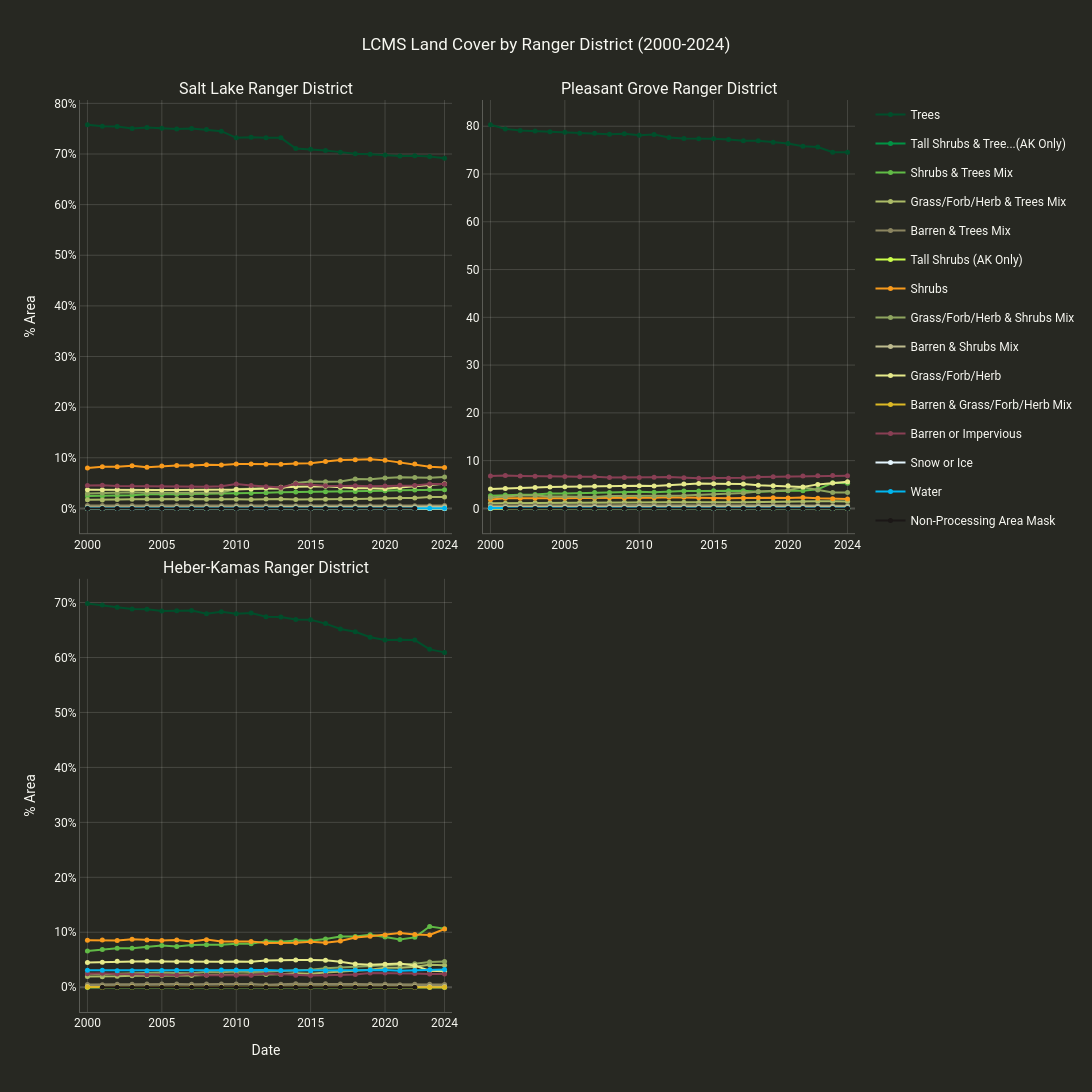

Notebook cell for this chart:
### Markdown cell above
---
## Inline Summary Across Multiple Summary Areas

* `summarize_and_chart` with `feature_label` + `ee.ImageCollection` produces **per-feature time series subplots**
* Each feature gets its own subplot, with shared x-axis and consistent legend
* For `ee.Image` + `feature_label`, a grouped bar chart is produced instead
* This section demonstrates both chart types across different summary areas

### Code cell
# LCMS Land Cover time series across ranger districts (per-feature subplots)
result = cl.summarize_and_chart(
    lcms.select(['Land_Cover']).filter(ee.Filter.calendarRange(2000, 2024, 'year')),
    uwc_districts.limit(3),
    feature_label='DISTRICTNA',
    title='LCMS Land Cover by Ranger District (2000-2024)',
    scale=60,
    width=900,
)
per_feature_dfs, fig = result['df'], result['chart']
fig.show()
for name, feat_df in per_feature_dfs.items():
    print(f'\n--- {name} ---')
    display(feat_df.tail(3))

### Figure 1 — Plotly figure (JSON) as saved in the notebook; plotly's stock layout.template omitted (floating-point values rounded to 4 significant figures)
{"data": [{"legendgroup": "Trees", "line": {"color": "#004e2b", "width": 2}, "marker": {"color": "#004e2b", "size": 5}, "mode": "lines+markers", "name": "Trees", "showlegend": true, "type": "scatter", "x": [2000, 2001, 2002, 2003, 2004, 2005, 2006, 2007, 2008, 2009, 2010, 2011, 2012, 2013, 2014, 2015, 2016, 2017, 2018, 2019, 2020, 2021, 2022, 2023, 2024], "xaxis": "x", "y": [75.77, 75.48, 75.42, 75.02, 75.25, 75.08, 74.92, 75.03, 74.82, 74.51, 73.19, 73.31, 73.23, 73.19, 71.09, 70.96, 70.69, 70.37, 70.06, 69.95, 69.78, 69.62, 69.66, 69.5, 69.15], "yaxis": "y"}, {"legendgroup": "Tall Shrubs & Tree...(AK Only)", "line": {"color": "#009344", "width": 2}, "marker": {"color": "#009344", "size": 5}, "mode": "lines+markers", "name": "Tall Shrubs & Tree...(AK Only)", "showlegend": true, "type": "scatter", "x": [2000, 2001, 2002, 2003, 2004, 2005, 2006, 2007, 2008, 2009, 2010, 2011, 2012, 2013, 2014, 2015, 2016, 2017, 2018, 2019, 2020, 2021, 2022, 2023, 2024], "xaxis": "x", "y": [0, 0, 0, 0, 0, 0, 0, 0, 0, 0, 0, 0, 0, 0, 0, 0, 0, 0, 0, 0, 0, 0, 0, 0, 0], "yaxis": "y"}, {"legendgroup": "Shrubs & Trees Mix", "line": {"color": "#61bb46", "width": 2}, "marker": {"color": "#61bb46", "size": 5}, "mode": "lines+markers", "name": "Shrubs & Trees Mix", "showlegend": true, "type": "scatter", "x": [2000, 2001, 2002, 2003, 2004, 2005, 2006, 2007, 2008, 2009, 2010, 2011, 2012, 2013, 2014, 2015, 2016, 2017, 2018, 2019, 2020, 2021, 2022, 2023, 2024], "xaxis": "x", "y": [2.44, 2.47, 2.48, 2.59, 2.79, 2.75, 2.8, 2.86, 2.88, 2.95, 2.98, 3.01, 3.07, 3.21, 3.24, 3.27, 3.27, 3.38, 3.35, 3.45, 3.51, 3.58, 3.65, 3.73, 3.7], "yaxis": "y"}, {"legendgroup": "Grass/Forb/Herb & Trees Mix", "line": {"color": "#acbb67", "width": 2}, "marker": {"color": "#acbb67", "size": 5}, "mode": "lines+markers", "name": "Grass/Forb/Herb & Trees Mix", "showlegend": true, "type": "scatter", "x": [2000, 2001, 2002, 2003, 2004, 2005, 2006, 2007, 2008, 2009, 2010, 2011, 2012, 2013, 2014, 2015, 2016, 2017, 2018, 2019, 2020, 2021, 2022, 2023, 2024], "xaxis": "x", "y": [1.73, 1.68, 1.77, 1.8, 1.84, 1.83, 1.85, 1.87, 1.82, 1.88, 1.8, 1.78, 1.87, 1.87, 1.78, 1.77, 1.79, 1.88, 1.87, 1.91, 2.02, 2.04, 2.05, 2.23, 2.24], "yaxis": "y"}, {"legendgroup": "Barren & Trees Mix", "line": {"color": "#8b8560", "width": 2}, "marker": {"color": "#8b8560", "size": 5}, "mode": "lines+markers", "name": "Barren & Trees Mix", "showlegend": true, "type": "scatter", "x": [2000, 2001, 2002, 2003, 2004, 2005, 2006, 2007, 2008, 2009, 2010, 2011, 2012, 2013, 2014, 2015, 2016, 2017, 2018, 2019, 2020, 2021, 2022, 2023, 2024], "xaxis": "x", "y": [0.56, 0.56, 0.59, 0.6, 0.58, 0.6, 0.58, 0.54, 0.57, 0.56, 0.57, 0.55, 0.54, 0.55, 0.51, 0.52, 0.55, 0.53, 0.53, 0.52, 0.53, 0.51, 0.51, 0.54, 0.57], "yaxis": "y"}, {"legendgroup": "Tall Shrubs (AK Only)", "line": {"color": "#cafd4b", "width": 2}, "marker": {"color": "#cafd4b", "size": 5}, "mode": "lines+markers", "name": "Tall Shrubs (AK Only)", "showlegend": true, "type": "scatter", "x": [2000, 2001, 2002, 2003, 2004, 2005, 2006, 2007, 2008, 2009, 2010, 2011, 2012, 2013, 2014, 2015, 2016, 2017, 2018, 2019, 2020, 2021, 2022, 2023, 2024], "xaxis": "x", "y": [0, 0, 0, 0, 0, 0, 0, 0, 0, 0, 0, 0, 0, 0, 0, 0, 0, 0, 0, 0, 0, 0, 0, 0, 0], "yaxis": "y"}, {"legendgroup": "Shrubs", "line": {"color": "#f89a1c", "width": 2}, "marker": {"color": "#f89a1c", "size": 5}, "mode": "lines+markers", "name": "Shrubs", "showlegend": true, "type": "scatter", "x": [2000, 2001, 2002, 2003, 2004, 2005, 2006, 2007, 2008, 2009, 2010, 2011, 2012, 2013, 2014, 2015, 2016, 2017, 2018, 2019, 2020, 2021, 2022, 2023, 2024], "xaxis": "x", "y": [7.99, 8.23, 8.25, 8.43, 8.14, 8.38, 8.48, 8.47, 8.63, 8.57, 8.76, 8.75, 8.73, 8.72, 8.86, 8.92, 9.27, 9.55, 9.61, 9.71, 9.49, 9.08, 8.76, 8.21, 8.09], "yaxis": "y"}, {"legendgroup": "Grass/Forb/Herb & Shrubs Mix", "line": {"color": "#8fa55f", "width": 2}, "marker": {"color": "#8fa55f", "size": 5}, "mode": "lines+markers", "name": "Grass/Forb/Herb & Shrubs Mix", "showlegend": true, "type": "scatter", "x": [2000, 2001, 2002, 2003, 2004, 2005, 2006, 2007, 2008, 2009, 2010, 2011, 2012, 2013, 2014, 2015, 2016, 2017, 2018, 2019, 2020, 2021, 2022, 2023, 2024], "xaxis": "x", "y": [2.97, 3.06, 3.05, 3.21, 3.11, 3.11, 3.09, 2.99, 3.07, 3.14, 3.85, 3.9, 3.93, 3.85, 5.03, 5.3, 5.28, 5.34, 5.79, 5.77, 5.99, 6.14, 6.09, 6.06, 6.21], "yaxis": "y"}, {"legendgroup": "Barren & Shrubs Mix", "line": {"color": "#bebb8e", "width": 2}, "marker": {"color": "#bebb8e", "size": 5}, "mode": "lines+markers", "name": "Barren & Shrubs Mix", "showlegend": true, "type": "scatter", "x": [2000, 2001, 2002, 2003, 2004, 2005, 2006, 2007, 2008, 2009, 2010, 2011, 2012, 2013, 2014, 2015, 2016, 2017, 2018, 2019, 2020, 2021, 2022, 2023, 2024], "xaxis": "x", "y": [0.23, 0.22, 0.22, 0.24, 0.22, 0.25, 0.24, 0.25, 0.26, 0.27, 0.26, 0.26, 0.25, 0.26, 0.26, 0.25, 0.27, 0.27, 0.27, 0.27, 0.28, 0.29, 0.3, 0.33, 0.33], "yaxis": "y"}, {"legendgroup": "Grass/Forb/Herb", "line": {"color": "#e5e98a", "width": 2}, "marker": {"color": "#e5e98a", "size": 5}, "mode": "lines+markers", "name": "Grass/Forb/Herb", "showlegend": true, "type": "scatter", "x": [2000, 2001, 2002, 2003, 2004, 2005, 2006, 2007, 2008, 2009, 2010, 2011, 2012, 2013, 2014, 2015, 2016, 2017, 2018, 2019, 2020, 2021, 2022, 2023, 2024], "xaxis": "x", "y": [3.71, 3.67, 3.72, 3.62, 3.63, 3.63, 3.65, 3.66, 3.61, 3.68, 3.72, 3.84, 4.03, 4.17, 4.3, 4.33, 4.36, 4.2, 3.96, 3.96, 3.9, 4.14, 4.37, 4.51, 4.86], "yaxis": "y"}, {"legendgroup": "Barren & Grass/Forb/Herb Mix", "line": {"color": "#ddb925", "width": 2}, "marker": {"color": "#ddb925", "size": 5}, "mode": "lines+markers", "name": "Barren & Grass/Forb/Herb Mix", "showlegend": true, "type": "scatter", "x": [2000, 2001, 2002, 2003, 2004, 2005, 2006, 2007, 2008, 2009, 2010, 2011, 2012, 2013, 2014, 2015, 2016, 2017, 2018, 2019, 2020, 2021, 2022, 2023, 2024], "xaxis": "x", "y": [0.03, 0.02, 0.03, 0.03, 0.02, 0.02, 0.02, 0.02, 0.02, 0.02, 0.02, 0.01, 0.02, 0.03, 0.02, 0.02, 0.02, 0.02, 0.02, 0.02, 0.02, 0.01, 0.01, 0.01, 0.01], "yaxis": "y"}, {"legendgroup": "Barren or Impervious", "line": {"color": "#893f54", "width": 2}, "marker": {"color": "#893f54", "size": 5}, "mode": "lines+markers", "name": "Barren or Impervious", "showlegend": true, "type": "scatter", "x": [2000, 2001, 2002, 2003, 2004, 2005, 2006, 2007, 2008, 2009, 2010, 2011, 2012, 2013, 2014, 2015, 2016, 2017, 2018, 2019, 2020, 2021, 2022, 2023, 2024], "xaxis": "x", "y": [4.53, 4.56, 4.43, 4.42, 4.37, 4.31, 4.31, 4.26, 4.28, 4.39, 4.81, 4.55, 4.29, 4.13, 4.87, 4.62, 4.47, 4.42, 4.5, 4.4, 4.43, 4.56, 4.55, 4.83, 4.8], "yaxis": "y"}, {"legendgroup": "Snow or Ice", "line": {"color": "#e4f5fd", "width": 2}, "marker": {"color": "#e4f5fd", "size": 5}, "mode": "lines+markers", "name": "Snow or Ice", "showlegend": true, "type": "scatter", "x": [2000, 2001, 2002, 2003, 2004, 2005, 2006, 2007, 2008, 2009, 2010, 2011, 2012, 2013, 2014, 2015, 2016, 2017, 2018, 2019, 2020, 2021, 2022, 2023, 2024], "xaxis": "x", "y": [0.0, 0.0, 0.0, 0.0, 0.0, 0.0, 0.0, 0.0, 0.0, 0.0, 0.0, 0.0, 0.0, 0.0, 0.0, 0.0, 0.0, 0.0, 0.0, 0.0, 0.0, 0.0, 0.0, 0.0, 0.0], "yaxis": "y"}, {"legendgroup": "Water", "line": {"color": "#00b6f0", "width": 2}, "marker": {"color": "#00b6f0", "size": 5}, "mode": "lines+markers", "name": "Water", "showlegend": true, "type": "scatter", "x": [2000, 2001, 2002, 2003, 2004, 2005, 2006, 2007, 2008, 2009, 2010, 2011, 2012, 2013, 2014, 2015, 2016, 2017, 2018, 2019, 2020, 2021, 2022, 2023, 2024], "xaxis": "x", "y": [0.04, 0.04, 0.04, 0.04, 0.04, 0.04, 0.04, 0.04, 0.04, 0.04, 0.04, 0.04, 0.04, 0.04, 0.04, 0.04, 0.04, 0.04, 0.04, 0.04, 0.04, 0.04, 0.04, 0.04, 0.04], "yaxis": "y"}, {"legendgroup": "Non-Processing Area Mask", "line": {"color": "#1b1716", "width": 2}, "marker": {"color": "#1b1716", "size": 5}, "mode": "lines+markers", "name": "Non-Processing Area Mask", "showlegend": true, "type": "scatter", "x": [2000, 2001, 2002, 2003, 2004, 2005, 2006, 2007, 2008, 2009, 2010, 2011, 2012, 2013, 2014, 2015, 2016, 2017, 2018, 2019, 2020, 2021, 2022, 2023, 2024], "xaxis": "x", "y": [0.0, 0.0, 0.0, 0.0, 0.0, 0.0, 0.0, 0.0, 0.0, 0.0, 0.0, 0.0, 0.0, 0.0, 0.0, 0.0, 0.0, 0.0, 0.0, 0.0, 0.0, 0.0, 0.0, NaN, NaN], "yaxis": "y"}, {"legendgroup": "Trees", "line": {"color": "#004e2b", "width": 2}, "marker": {"color": "#004e2b", "size": 5}, "mode": "lines+markers", "name": "Trees", "showlegend": false, "type": "scatter", "x": [2000, 2001, 2002, 2003, 2004, 2005, 2006, 2007, 2008, 2009, 2010, 2011, 2012, 2013, 2014, 2015, 2016, 2017, 2018, 2019, 2020, 2021, 2022, 2023, 2024], "xaxis": "x2", "y": [80.3, 79.44, 79.09, 78.98, 78.86, 78.73, 78.54, 78.52, 78.3, 78.44, 78.12, 78.27, 77.65, 77.43, 77.4, 77.4, 77.21, 76.97, 76.94, 76.62, 76.4, 75.81, 75.63, 74.55, 74.57], "yaxis": "y2"}, {"legendgroup": "Tall Shrubs & Tree...(AK Only)", "line": {"color": "#009344", "width": 2}, "marker": {"color": "#009344", "size": 5}, "mode": "lines+markers", "name": "Tall Shrubs & Tree...(AK Only)", "showlegend": false, "type": "scatter", "x": [2000, 2001, 2002, 2003, 2004, 2005, 2006, 2007, 2008, 2009, 2010, 2011, 2012, 2013, 2014, 2015, 2016, 2017, 2018, 2019, 2020, 2021, 2022, 2023, 2024], "xaxis": "x2", "y": [0, 0, 0, 0, 0, 0, 0, 0, 0, 0, 0, 0, 0, 0, 0, 0, 0, 0, 0, 0, 0, 0, 0, 0, 0], "yaxis": "y2"}, {"legendgroup": "Shrubs & Trees Mix", "line": {"color": "#61bb46", "width": 2}, "marker": {"color": "#61bb46", "size": 5}, "mode": "lines+markers", "name": "Shrubs & Trees Mix", "showlegend": false, "type": "scatter", "x": [2000, 2001, 2002, 2003, 2004, 2005, 2006, 2007, 2008, 2009, 2010, 2011, 2012, 2013, 2014, 2015, 2016, 2017, 2018, 2019, 2020, 2021, 2022, 2023, 2024], "xaxis": "x2", "y": [2.67, 2.82, 2.88, 2.9, 3.14, 3.14, 3.19, 3.31, 3.33, 3.3, 3.49, 3.38, 3.54, 3.62, 3.67, 3.7, 3.69, 3.72, 3.48, 3.64, 3.69, 3.68, 4.0, 5.37, 5.26], "yaxis": "y2"}, {"legendgroup": "Grass/Forb/Herb & Trees Mix", "line": {"color": "#acbb67", "width": 2}, "marker": {"color": "#acbb67", "size": 5}, "mode": "lines+markers", "name": "Grass/Forb/Herb & Trees Mix", "showlegend": false, "type": "scatter", "x": [2000, 2001, 2002, 2003, 2004, 2005, 2006, 2007, 2008, 2009, 2010, 2011, 2012, 2013, 2014, 2015, 2016, 2017, 2018, 2019, 2020, 2021, 2022, 2023, 2024], "xaxis": "x2", "y": [1.07, 1.1, 1.12, 1.16, 1.2, 1.22, 1.26, 1.27, 1.28, 1.27, 1.27, 1.25, 1.28, 1.3, 1.26, 1.29, 1.28, 1.3, 1.36, 1.39, 1.42, 1.42, 1.48, 1.49, 1.47], "yaxis": "y2"}, {"legendgroup": "Barren & Trees Mix", "line": {"color": "#8b8560", "width": 2}, "marker": {"color": "#8b8560", "size": 5}, "mode": "lines+markers", "name": "Barren & Trees Mix", "showlegend": false, "type": "scatter", "x": [2000, 2001, 2002, 2003, 2004, 2005, 2006, 2007, 2008, 2009, 2010, 2011, 2012, 2013, 2014, 2015, 2016, 2017, 2018, 2019, 2020, 2021, 2022, 2023, 2024], "xaxis": "x2", "y": [0.61, 0.64, 0.63, 0.66, 0.66, 0.66, 0.66, 0.63, 0.69, 0.69, 0.71, 0.66, 0.64, 0.65, 0.66, 0.68, 0.67, 0.69, 0.67, 0.67, 0.66, 0.64, 0.61, 0.58, 0.58], "yaxis": "y2"}, {"legendgroup": "Tall Shrubs (AK Only)", "line": {"color": "#cafd4b", "width": 2}, "marker": {"color": "#cafd4b", "size": 5}, "mode": "lines+markers", "name": "Tall Shrubs (AK Only)", "showlegend": false, "type": "scatter", "x": [2000, 2001, 2002, 2003, 2004, 2005, 2006, 2007, 2008, 2009, 2010, 2011, 2012, 2013, 2014, 2015, 2016, 2017, 2018, 2019, 2020, 2021, 2022, 2023, 2024], "xaxis": "x2", "y": [0, 0, 0, 0, 0, 0, 0, 0, 0, 0, 0, 0, 0, 0, 0, 0, 0, 0, 0, 0, 0, 0, 0, 0, 0], "yaxis": "y2"}, {"legendgroup": "Shrubs", "line": {"color": "#f89a1c", "width": 2}, "marker": {"color": "#f89a1c", "size": 5}, "mode": "lines+markers", "name": "Shrubs", "showlegend": false, "type": "scatter", "x": [2000, 2001, 2002, 2003, 2004, 2005, 2006, 2007, 2008, 2009, 2010, 2011, 2012, 2013, 2014, 2015, 2016, 2017, 2018, 2019, 2020, 2021, 2022, 2023, 2024], "xaxis": "x2", "y": [1.86, 2.12, 2.15, 2.12, 2.05, 2.12, 2.19, 2.18, 2.25, 2.16, 2.25, 2.22, 2.36, 2.32, 2.23, 2.09, 2.12, 2.17, 2.23, 2.25, 2.18, 2.3, 2.11, 2.02, 1.96], "yaxis": "y2"}, {"legendgroup": "Grass/Forb/Herb & Shrubs Mix", "line": {"color": "#8fa55f", "width": 2}, "marker": {"color": "#8fa55f", "size": 5}, "mode": "lines+markers", "name": "Grass/Forb/Herb & Shrubs Mix", "showlegend": false, "type": "scatter", "x": [2000, 2001, 2002, 2003, 2004, 2005, 2006, 2007, 2008, 2009, 2010, 2011, 2012, 2013, 2014, 2015, 2016, 2017, 2018, 2019, 2020, 2021, 2022, 2023, 2024], "xaxis": "x2", "y": [2.26, 2.42, 2.69, 2.68, 2.51, 2.52, 2.51, 2.41, 2.58, 2.57, 2.56, 2.56, 2.66, 2.71, 2.83, 2.89, 3.06, 3.25, 3.52, 3.63, 3.82, 4.42, 3.85, 3.33, 3.31], "yaxis": "y2"}, {"legendgroup": "Barren & Shrubs Mix", "line": {"color": "#bebb8e", "width": 2}, "marker": {"color": "#bebb8e", "size": 5}, "mode": "lines+markers", "name": "Barren & Shrubs Mix", "showlegend": false, "type": "scatter", "x": [2000, 2001, 2002, 2003, 2004, 2005, 2006, 2007, 2008, 2009, 2010, 2011, 2012, 2013, 2014, 2015, 2016, 2017, 2018, 2019, 2020, 2021, 2022, 2023, 2024], "xaxis": "x2", "y": [0.28, 0.29, 0.3, 0.31, 0.31, 0.33, 0.32, 0.34, 0.35, 0.36, 0.33, 0.35, 0.34, 0.36, 0.37, 0.35, 0.38, 0.36, 0.35, 0.37, 0.37, 0.4, 0.4, 0.39, 0.39], "yaxis": "y2"}, {"legendgroup": "Grass/Forb/Herb", "line": {"color": "#e5e98a", "width": 2}, "marker": {"color": "#e5e98a", "size": 5}, "mode": "lines+markers", "name": "Grass/Forb/Herb", "showlegend": false, "type": "scatter", "x": [2000, 2001, 2002, 2003, 2004, 2005, 2006, 2007, 2008, 2009, 2010, 2011, 2012, 2013, 2014, 2015, 2016, 2017, 2018, 2019, 2020, 2021, 2022, 2023, 2024], "xaxis": "x2", "y": [4.06, 4.19, 4.26, 4.4, 4.48, 4.53, 4.6, 4.62, 4.66, 4.65, 4.74, 4.71, 4.86, 5.11, 5.21, 5.17, 5.2, 5.09, 4.85, 4.75, 4.72, 4.48, 5.03, 5.32, 5.56], "yaxis": "y2"}, {"legendgroup": "Barren & Grass/Forb/Herb Mix", "line": {"color": "#ddb925", "width": 2}, "marker": {"color": "#ddb925", "size": 5}, "mode": "lines+markers", "name": "Barren & Grass/Forb/Herb Mix", "showlegend": false, "type": "scatter", "x": [2000, 2001, 2002, 2003, 2004, 2005, 2006, 2007, 2008, 2009, 2010, 2011, 2012, 2013, 2014, 2015, 2016, 2017, 2018, 2019, 2020, 2021, 2022, 2023, 2024], "xaxis": "x2", "y": [0.01, 0.01, 0.01, 0.01, 0.01, 0.01, 0.01, 0.01, 0.01, 0.01, 0.01, 0.01, 0.01, 0.01, 0.01, 0.01, 0.01, 0.01, 0.0, 0.0, 0.01, 0.0, 0.0, 0.0, 0.0], "yaxis": "y2"}, {"legendgroup": "Barren or Impervious", "line": {"color": "#893f54", "width": 2}, "marker": {"color": "#893f54", "size": 5}, "mode": "lines+markers", "name": "Barren or Impervious", "showlegend": false, "type": "scatter", "x": [2000, 2001, 2002, 2003, 2004, 2005, 2006, 2007, 2008, 2009, 2010, 2011, 2012, 2013, 2014, 2015, 2016, 2017, 2018, 2019, 2020, 2021, 2022, 2023, 2024], "xaxis": "x2", "y": [6.79, 6.9, 6.8, 6.71, 6.69, 6.66, 6.63, 6.64, 6.49, 6.47, 6.45, 6.53, 6.6, 6.44, 6.31, 6.36, 6.33, 6.41, 6.55, 6.61, 6.67, 6.78, 6.83, 6.89, 6.82], "yaxis": "y2"}, {"legendgroup": "Snow or Ice", "line": {"color": "#e4f5fd", "width": 2}, "marker": {"color": "#e4f5fd", "size": 5}, "mode": "lines+markers", "name": "Snow or Ice", "showlegend": false, "type": "scatter", "x": [2000, 2001, 2002, 2003, 2004, 2005, 2006, 2007, 2008, 2009, 2010, 2011, 2012, 2013, 2014, 2015, 2016, 2017, 2018, 2019, 2020, 2021, 2022, 2023, 2024], "xaxis": "x2", "y": [0.01, 0.01, 0.01, 0.01, 0.01, 0.01, 0.02, 0.01, 0.01, 0.01, 0.01, 0.01, 0.01, 0.01, 0.01, 0.0, 0.0, 0.0, 0.0, 0.01, 0.01, 0.01, 0.01, 0.01, 0.02], "yaxis": "y2"}, {"legendgroup": "Water", "line": {"color": "#00b6f0", "width": 2}, "marker": {"color": "#00b6f0", "size": 5}, "mode": "lines+markers", "name": "Water", "showlegend": false, "type": "scatter", "x": [2000, 2001, 2002, 2003, 2004, 2005, 2006, 2007, 2008, 2009, 2010, 2011, 2012, 2013, 2014, 2015, 2016, 2017, 2018, 2019, 2020, 2021, 2022, 2023, 2024], "xaxis": "x2", "y": [0.07, 0.06, 0.06, 0.06, 0.07, 0.06, 0.06, 0.06, 0.06, 0.06, 0.05, 0.06, 0.05, 0.05, 0.05, 0.05, 0.05, 0.05, 0.05, 0.05, 0.05, 0.05, 0.05, 0.05, 0.05], "yaxis": "y2"}, {"legendgroup": "Non-Processing Area Mask", "line": {"color": "#1b1716", "width": 2}, "marker": {"color": "#1b1716", "size": 5}, "mode": "lines+markers", "name": "Non-Processing Area Mask", "showlegend": false, "type": "scatter", "x": [2000, 2001, 2002, 2003, 2004, 2005, 2006, 2007, 2008, 2009, 2010, 2011, 2012, 2013, 2014, 2015, 2016, 2017, 2018, 2019, 2020, 2021, 2022, 2023, 2024], "xaxis": "x2", "y": [NaN, 0.0, 0.0, 0.0, 0.0, 0.0, 0.0, 0.0, 0.0, 0.0, 0.0, 0.0, 0.0, 0.0, 0.0, 0.0, 0.0, 0.0, 0.0, 0.0, 0.0, 0.0, 0.0, 0.0, 0.0], "yaxis": "y2"}, {"legendgroup": "Trees", "line": {"color": "#004e2b", "width": 2}, "marker": {"color": "#004e2b", "size": 5}, "mode": "lines+markers", "name": "Trees", "showlegend": false, "type": "scatter", "x": [2000, 2001, 2002, 2003, 2004, 2005, 2006, 2007, 2008, 2009, 2010, 2011, 2012, 2013, 2014, 2015, 2016, 2017, 2018, 2019, 2020, 2021, 2022, 2023, 2024], "xaxis": "x3", "y": [69.81, 69.54, 69.16, 68.82, 68.76, 68.47, 68.5, 68.55, 67.96, 68.31, 67.98, 68.09, 67.42, 67.38, 66.91, 66.86, 66.17, 65.2, 64.67, 63.7, 63.18, 63.25, 63.17, 61.48, 60.93], "yaxis": "y3"}, {"legendgroup": "Tall Shrubs & Tree...(AK Only)", "line": {"color": "#009344", "width": 2}, "marker": {"color": "#009344", "size": 5}, "mode": "lines+markers", "name": "Tall Shrubs & Tree...(AK Only)", "showlegend": false, "type": "scatter", "x": [2000, 2001, 2002, 2003, 2004, 2005, 2006, 2007, 2008, 2009, 2010, 2011, 2012, 2013, 2014, 2015, 2016, 2017, 2018, 2019, 2020, 2021, 2022, 2023, 2024], "xaxis": "x3", "y": [0, 0, 0, 0, 0, 0, 0, 0, 0, 0, 0, 0, 0, 0, 0, 0, 0, 0, 0, 0, 0, 0, 0, 0, 0], "yaxis": "y3"}, {"legendgroup": "Shrubs & Trees Mix", "line": {"color": "#61bb46", "width": 2}, "marker": {"color": "#61bb46", "size": 5}, "mode": "lines+markers", "name": "Shrubs & Trees Mix", "showlegend": false, "type": "scatter", "x": [2000, 2001, 2002, 2003, 2004, 2005, 2006, 2007, 2008, 2009, 2010, 2011, 2012, 2013, 2014, 2015, 2016, 2017, 2018, 2019, 2020, 2021, 2022, 2023, 2024], "xaxis": "x3", "y": [6.57, 6.85, 7.07, 7.1, 7.28, 7.59, 7.43, 7.68, 7.72, 7.75, 7.93, 7.89, 8.35, 8.28, 8.51, 8.46, 8.78, 9.23, 9.21, 9.54, 9.13, 8.68, 9.07, 11.06, 10.66], "yaxis": "y3"}, {"legendgroup": "Grass/Forb/Herb & Trees Mix", "line": {"color": "#acbb67", "width": 2}, "marker": {"color": "#acbb67", "size": 5}, "mode": "lines+markers", "name": "Grass/Forb/Herb & Trees Mix", "showlegend": false, "type": "scatter", "x": [2000, 2001, 2002, 2003, 2004, 2005, 2006, 2007, 2008, 2009, 2010, 2011, 2012, 2013, 2014, 2015, 2016, 2017, 2018, 2019, 2020, 2021, 2022, 2023, 2024], "xaxis": "x3", "y": [1.96, 1.92, 1.99, 2.09, 2.09, 2.14, 2.19, 2.13, 2.23, 2.26, 2.25, 2.28, 2.32, 2.34, 2.52, 2.45, 2.7, 2.87, 3.07, 3.2, 3.55, 3.54, 3.74, 4.08, 4.0], "yaxis": "y3"}, {"legendgroup": "Barren & Trees Mix", "line": {"color": "#8b8560", "width": 2}, "marker": {"color": "#8b8560", "size": 5}, "mode": "lines+markers", "name": "Barren & Trees Mix", "showlegend": false, "type": "scatter", "x": [2000, 2001, 2002, 2003, 2004, 2005, 2006, 2007, 2008, 2009, 2010, 2011, 2012, 2013, 2014, 2015, 2016, 2017, 2018, 2019, 2020, 2021, 2022, 2023, 2024], "xaxis": "x3", "y": [0.5, 0.46, 0.52, 0.55, 0.59, 0.58, 0.58, 0.53, 0.59, 0.59, 0.57, 0.58, 0.45, 0.55, 0.62, 0.59, 0.62, 0.6, 0.57, 0.55, 0.52, 0.47, 0.53, 0.54, 0.51], "yaxis": "y3"}, {"legendgroup": "Tall Shrubs (AK Only)", "line": {"color": "#cafd4b", "width": 2}, "marker": {"color": "#cafd4b", "size": 5}, "mode": "lines+markers", "name": "Tall Shrubs (AK Only)", "showlegend": false, "type": "scatter", "x": [2000, 2001, 2002, 2003, 2004, 2005, 2006, 2007, 2008, 2009, 2010, 2011, 2012, 2013, 2014, 2015, 2016, 2017, 2018, 2019, 2020, 2021, 2022, 2023, 2024], "xaxis": "x3", "y": [0, 0, 0, 0, 0, 0, 0, 0, 0, 0, 0, 0, 0, 0, 0, 0, 0, 0, 0, 0, 0, 0, 0, 0, 0], "yaxis": "y3"}, {"legendgroup": "Shrubs", "line": {"color": "#f89a1c", "width": 2}, "marker": {"color": "#f89a1c", "size": 5}, "mode": "lines+markers", "name": "Shrubs", "showlegend": false, "type": "scatter", "x": [2000, 2001, 2002, 2003, 2004, 2005, 2006, 2007, 2008, 2009, 2010, 2011, 2012, 2013, 2014, 2015, 2016, 2017, 2018, 2019, 2020, 2021, 2022, 2023, 2024], "xaxis": "x3", "y": [8.55, 8.59, 8.52, 8.75, 8.61, 8.49, 8.61, 8.32, 8.66, 8.32, 8.32, 8.34, 8.06, 8.1, 8.09, 8.27, 8.08, 8.4, 9.05, 9.28, 9.52, 9.86, 9.59, 9.52, 10.59], "yaxis": "y3"}, {"legendgroup": "Grass/Forb/Herb & Shrubs Mix", "line": {"color": "#8fa55f", "width": 2}, "marker": {"color": "#8fa55f", "size": 5}, "mode": "lines+markers", "name": "Grass/Forb/Herb & Shrubs Mix", "showlegend": false, "type": "scatter", "x": [2000, 2001, 2002, 2003, 2004, 2005, 2006, 2007, 2008, 2009, 2010, 2011, 2012, 2013, 2014, 2015, 2016, 2017, 2018, 2019, 2020, 2021, 2022, 2023, 2024], "xaxis": "x3", "y": [2.43, 2.35, 2.47, 2.54, 2.53, 2.66, 2.59, 2.53, 2.78, 2.71, 2.86, 2.75, 2.83, 2.9, 3.1, 3.16, 3.45, 3.6, 3.66, 3.82, 4.09, 4.16, 4.27, 4.58, 4.67], "yaxis": "y3"}, {"legendgroup": "Barren & Shrubs Mix", "line": {"color": "#bebb8e", "width": 2}, "marker": {"color": "#bebb8e", "size": 5}, "mode": "lines+markers", "name": "Barren & Shrubs Mix", "showlegend": false, "type": "scatter", "x": [2000, 2001, 2002, 2003, 2004, 2005, 2006, 2007, 2008, 2009, 2010, 2011, 2012, 2013, 2014, 2015, 2016, 2017, 2018, 2019, 2020, 2021, 2022, 2023, 2024], "xaxis": "x3", "y": [0.11, 0.1, 0.1, 0.11, 0.11, 0.11, 0.11, 0.11, 0.11, 0.11, 0.1, 0.11, 0.1, 0.11, 0.1, 0.1, 0.12, 0.12, 0.12, 0.12, 0.12, 0.11, 0.12, 0.15, 0.14], "yaxis": "y3"}, {"legendgroup": "Grass/Forb/Herb", "line": {"color": "#e5e98a", "width": 2}, "marker": {"color": "#e5e98a", "size": 5}, "mode": "lines+markers", "name": "Grass/Forb/Herb", "showlegend": false, "type": "scatter", "x": [2000, 2001, 2002, 2003, 2004, 2005, 2006, 2007, 2008, 2009, 2010, 2011, 2012, 2013, 2014, 2015, 2016, 2017, 2018, 2019, 2020, 2021, 2022, 2023, 2024], "xaxis": "x3", "y": [4.5, 4.56, 4.71, 4.66, 4.74, 4.68, 4.64, 4.68, 4.64, 4.62, 4.66, 4.64, 4.84, 4.95, 4.95, 4.94, 4.9, 4.65, 4.24, 4.09, 4.19, 4.31, 3.93, 3.01, 2.89], "yaxis": "y3"}, {"legendgroup": "Barren & Grass/Forb/Herb Mix", "line": {"color": "#ddb925", "width": 2}, "marker": {"color": "#ddb925", "size": 5}, "mode": "lines+markers", "name": "Barren & Grass/Forb/Herb Mix", "showlegend": false, "type": "scatter", "x": [2000, 2001, 2002, 2003, 2004, 2005, 2006, 2007, 2008, 2009, 2010, 2011, 2012, 2013, 2014, 2015, 2016, 2017, 2018, 2019, 2020, 2021, 2022, 2023, 2024], "xaxis": "x3", "y": [0.02, 0.01, 0.02, 0.02, 0.02, 0.03, 0.03, 0.02, 0.03, 0.03, 0.03, 0.03, 0.02, 0.02, 0.02, 0.03, 0.02, 0.02, 0.02, 0.02, 0.01, 0.01, 0.01, 0.01, 0.01], "yaxis": "y3"}, {"legendgroup": "Barren or Impervious", "line": {"color": "#893f54", "width": 2}, "marker": {"color": "#893f54", "size": 5}, "mode": "lines+markers", "name": "Barren or Impervious", "showlegend": false, "type": "scatter", "x": [2000, 2001, 2002, 2003, 2004, 2005, 2006, 2007, 2008, 2009, 2010, 2011, 2012, 2013, 2014, 2015, 2016, 2017, 2018, 2019, 2020, 2021, 2022, 2023, 2024], "xaxis": "x3", "y": [2.47, 2.54, 2.42, 2.36, 2.27, 2.22, 2.24, 2.37, 2.19, 2.18, 2.17, 2.16, 2.5, 2.33, 2.16, 2.12, 2.16, 2.23, 2.31, 2.57, 2.58, 2.6, 2.51, 2.4, 2.39], "yaxis": "y3"}, {"legendgroup": "Snow or Ice", "line": {"color": "#e4f5fd", "width": 2}, "marker": {"color": "#e4f5fd", "size": 5}, "mode": "lines+markers", "name": "Snow or Ice", "showlegend": false, "type": "scatter", "x": [2000, 2001, 2002, 2003, 2004, 2005, 2006, 2007, 2008, 2009, 2010, 2011, 2012, 2013, 2014, 2015, 2016, 2017, 2018, 2019, 2020, 2021, 2022, 2023, 2024], "xaxis": "x3", "y": [NaN, NaN, NaN, NaN, NaN, NaN, NaN, NaN, NaN, NaN, NaN, NaN, NaN, NaN, NaN, NaN, NaN, NaN, NaN, NaN, NaN, NaN, NaN, NaN, NaN], "yaxis": "y3"}, {"legendgroup": "Water", "line": {"color": "#00b6f0", "width": 2}, "marker": {"color": "#00b6f0", "size": 5}, "mode": "lines+markers", "name": "Water", "showlegend": false, "type": "scatter", "x": [2000, 2001, 2002, 2003, 2004, 2005, 2006, 2007, 2008, 2009, 2010, 2011, 2012, 2013, 2014, 2015, 2016, 2017, 2018, 2019, 2020, 2021, 2022, 2023, 2024], "xaxis": "x3", "y": [3.09, 3.08, 3.01, 3.01, 3.0, 3.02, 3.07, 3.09, 3.09, 3.12, 3.13, 3.13, 3.11, 3.04, 3.02, 3.0, 3.0, 3.07, 3.08, 3.12, 3.12, 3.01, 3.05, 3.19, 3.21], "yaxis": "y3"}, {"legendgroup": "Non-Processing Area Mask", "line": {"color": "#1b1716", "width": 2}, "marker": {"color": "#1b1716", "size": 5}, "mode": "lines+markers", "name": "Non-Processing Area Mask", "showlegend": false, "type": "scatter", "x": [2000, 2001, 2002, 2003, 2004, 2005, 2006, 2007, 2008, 2009, 2010, 2011, 2012, 2013, 2014, 2015, 2016, 2017, 2018, 2019, 2020, 2021, 2022, 2023, 2024], "xaxis": "x3", "y": [NaN, 0.0, 0.0, 0.0, 0.0, 0.0, 0.0, 0.0, 0.0, 0.0, 0.0, 0.0, 0.0, 0.0, 0.0, 0.0, 0.0, 0.0, 0.0, 0.0, 0.0, 0.0, 0.0, NaN, NaN], "yaxis": "y3"}], "layout": {"annotations": [{"font": {"color": "#f8f8f2", "size": 16}, "showarrow": false, "text": "Salt Lake Ranger District", "x": 0.24, "xanchor": "center", "xref": "paper", "y": 1.0, "yanchor": "bottom", "yref": "paper"}, {"font": {"color": "#f8f8f2", "size": 16}, "showarrow": false, "text": "Pleasant Grove Ranger District", "x": 0.76, "xanchor": "center", "xref": "paper", "y": 1.0, "yanchor": "bottom", "yref": "paper"}, {"font": {"color": "#f8f8f2", "size": 16}, "showarrow": false, "text": "Heber-Kamas Ranger District", "x": 0.24, "xanchor": "center", "xref": "paper", "y": 0.475, "yanchor": "bottom", "yref": "paper"}], "font": {"color": "#f8f8f2", "family": "Roboto"}, "height": 1200, "hovermode": "x unified", "legend": {"font": {"color": "#f8f8f2"}}, "paper_bgcolor": "#272822", "plot_bgcolor": "#272822", "title": {"font": {"color": "#f8f8f2"}, "text": "LCMS Land Cover by Ranger District (2000-2024)", "x": 0.5, "xanchor": "center"}, "width": 1800, "xaxis": {"anchor": "y", "domain": [0.0, 0.48], "gridcolor": "rgba(248,248,242,0.15)", "linecolor": "rgba(248,248,242,0.25)", "range": [2000.0, 2024.0], "tickfont": {"color": "#f8f8f2"}, "tickformat": "d", "tickvals": [2000, 2005, 2010, 2015, 2020, 2024], "title": {"font": {"color": "#f8f8f2"}}, "zerolinecolor": "rgba(248,248,242,0.2)"}, "xaxis2": {"anchor": "y2", "domain": [0.52, 1.0], "gridcolor": "rgba(248,248,242,0.15)", "linecolor": "rgba(248,248,242,0.25)", "range": [2000.0, 2024.0], "tickfont": {"color": "#f8f8f2"}, "tickformat": "d", "tickvals": [2000, 2005, 2010, 2015, 2020, 2024], "title": {"font": {"color": "#f8f8f2"}}, "zerolinecolor": "rgba(248,248,242,0.2)"}, "xaxis3": {"anchor": "y3", "domain": [0.0, 0.48], "gridcolor": "rgba(248,248,242,0.15)", "linecolor": "rgba(248,248,242,0.25)", "range": [2000.0, 2024.0], "tickfont": {"color": "#f8f8f2"}, "tickformat": "d", "tickvals": [2000, 2005, 2010, 2015, 2020, 2024], "title": {"font": {"color": "#f8f8f2"}, "text": "Date"}, "zerolinecolor": "rgba(248,248,242,0.2)"}, "xaxis4": {"anchor": "y4", "domain": [0.52, 1.0], "gridcolor": "rgba(248,248,242,0.15)", "linecolor": "rgba(248,248,242,0.25)", "range": [2000.0, 2024.0], "tickfont": {"color": "#f8f8f2"}, "tickformat": "d", "tickvals": [2000, 2005, 2010, 2015, 2020, 2024], "title": {"font": {"color": "#f8f8f2"}, "text": "Date"}, "zerolinecolor": "rgba(248,248,242,0.2)"}, "yaxis": {"anchor": "x", "domain": [0.525, 1.0], "gridcolor": "rgba(248,248,242,0.15)", "linecolor": "rgba(248,248,242,0.25)", "tickfont": {"color": "#f8f8f2"}, "ticksuffix": "%", "title": {"font": {"color": "#f8f8f2"}, "text": "% Area"}, "zerolinecolor": "rgba(248,248,242,0.2)"}, "yaxis2": {"anchor": "x2", "domain": [0.525, 1.0], "gridcolor": "rgba(248,248,242,0.15)", "linecolor": "rgba(248,248,242,0.25)", "tickfont": {"color": "#f8f8f2"}, "title": {"font": {"color": "#f8f8f2"}}, "zerolinecolor": "rgba(248,248,242,0.2)"}, "yaxis3": {"anchor": "x3", "domain": [0.0, 0.475], "gridcolor": "rgba(248,248,242,0.15)", "linecolor": "rgba(248,248,242,0.25)", "tickfont": {"color": "#f8f8f2"}, "ticksuffix": "%", "title": {"font": {"color": "#f8f8f2"}, "text": "% Area"}, "zerolinecolor": "rgba(248,248,242,0.2)"}, "yaxis4": {"anchor": "x4", "domain": [0.0, 0.475], "gridcolor": "rgba(248,248,242,0.15)", "linecolor": "rgba(248,248,242,0.25)", "tickfont": {"color": "#f8f8f2"}, "title": {"font": {"color": "#f8f8f2"}}, "zerolinecolor": "rgba(248,248,242,0.2)"}}}
